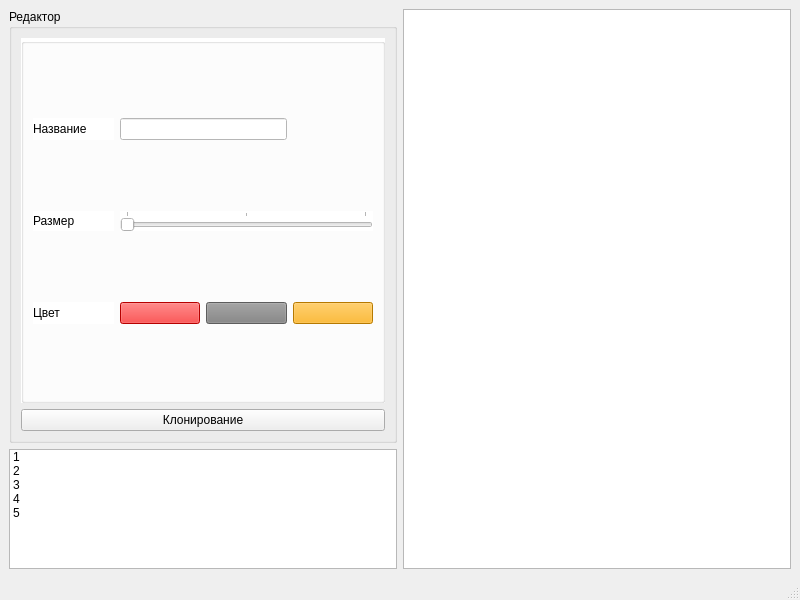
<?xml version="1.0" encoding="UTF-8"?>
<ui version="4.0">
 <class>MainWindow</class>
 <widget class="QMainWindow" name="MainWindow">
  <property name="geometry">
   <rect>
    <x>0</x>
    <y>0</y>
    <width>800</width>
    <height>600</height>
   </rect>
  </property>
  <property name="windowTitle">
   <string>Планитарий</string>
  </property>
  <widget class="QWidget" name="centralwidget">
   <layout class="QGridLayout" name="gridLayout">
    <item row="2" column="1">
     <widget class="QListWidget" name="listWidget">
      <property name="maximumSize">
       <size>
        <width>16777215</width>
        <height>120</height>
       </size>
      </property>
      <item>
       <property name="text">
        <string>1</string>
       </property>
      </item>
      <item>
       <property name="text">
        <string>2</string>
       </property>
      </item>
      <item>
       <property name="text">
        <string>3</string>
       </property>
      </item>
      <item>
       <property name="text">
        <string>4</string>
       </property>
      </item>
      <item>
       <property name="text">
        <string>5</string>
       </property>
      </item>
     </widget>
    </item>
    <item row="1" column="2" rowspan="2">
     <widget class="QGraphicsView" name="graphicsView"/>
    </item>
    <item row="1" column="1">
     <widget class="QGroupBox" name="groupBox">
      <property name="title">
       <string>Редактор</string>
      </property>
      <layout class="QVBoxLayout" name="verticalLayout">
       <item>
        <widget class="QGroupBox" name="groupBox_2">
         <property name="styleSheet">
          <string notr="true">background-color: rgb(255, 255, 255);</string>
         </property>
         <layout class="QGridLayout" name="gridLayout_2">
          <item row="2" column="2">
           <widget class="QPushButton" name="gray_button">
            <property name="styleSheet">
             <string notr="true">background-color: rgb(130, 130, 130);</string>
            </property>
            <property name="text">
             <string/>
            </property>
           </widget>
          </item>
          <item row="2" column="1">
           <widget class="QPushButton" name="red_button">
            <property name="styleSheet">
             <string notr="true">background-color: rgb(255, 0, 0);</string>
            </property>
            <property name="text">
             <string/>
            </property>
            <property name="checkable">
             <bool>false</bool>
            </property>
            <property name="flat">
             <bool>false</bool>
            </property>
           </widget>
          </item>
          <item row="0" column="0">
           <widget class="QLabel" name="label">
            <property name="text">
             <string>Название</string>
            </property>
           </widget>
          </item>
          <item row="2" column="0">
           <widget class="QLabel" name="label_3">
            <property name="text">
             <string>Цвет</string>
            </property>
           </widget>
          </item>
          <item row="2" column="3">
           <widget class="QPushButton" name="yellow_button">
            <property name="styleSheet">
             <string notr="true">background-color: rgb(255, 170, 0);</string>
            </property>
            <property name="text">
             <string/>
            </property>
           </widget>
          </item>
          <item row="1" column="0">
           <widget class="QLabel" name="label_2">
            <property name="text">
             <string>Размер</string>
            </property>
           </widget>
          </item>
          <item row="0" column="1" colspan="2">
           <widget class="QLineEdit" name="lineEdit"/>
          </item>
          <item row="1" column="1" colspan="3">
           <widget class="QSlider" name="horizontalSlider">
            <property name="maximum">
             <number>2</number>
            </property>
            <property name="value">
             <number>0</number>
            </property>
            <property name="orientation">
             <enum>Qt::Horizontal</enum>
            </property>
            <property name="tickPosition">
             <enum>QSlider::TicksAbove</enum>
            </property>
            <property name="tickInterval">
             <number>0</number>
            </property>
           </widget>
          </item>
         </layout>
        </widget>
       </item>
       <item>
        <widget class="QPushButton" name="pushButton">
         <property name="text">
          <string>Клонирование</string>
         </property>
        </widget>
       </item>
      </layout>
     </widget>
    </item>
   </layout>
  </widget>
  <widget class="QMenuBar" name="menubar">
   <property name="geometry">
    <rect>
     <x>0</x>
     <y>0</y>
     <width>800</width>
     <height>26</height>
    </rect>
   </property>
  </widget>
  <widget class="QStatusBar" name="statusbar"/>
 </widget>
 <resources/>
 <connections/>
</ui>
